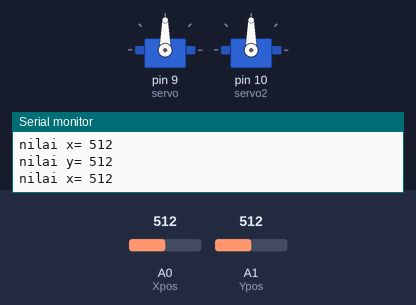
Bench run of a sketch on a simulated Arduino Uno, built with avr-gcc and run on an emulated ATmega328P. Shown: 2 × servo, the last lines printed to the serial monitor. The inputs (shaded band) are chosen by the test bench; at power-on: A0 (Xpos) = 512, A1 (Ypos) = 512.

Above: at 1.2 s.
1.3 s: A0 (Xpos) set to 734
4.3 s: A0 (Xpos) set to 761
At 4.78 s:
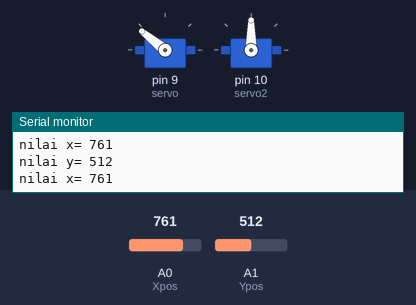
At 5.4 s:
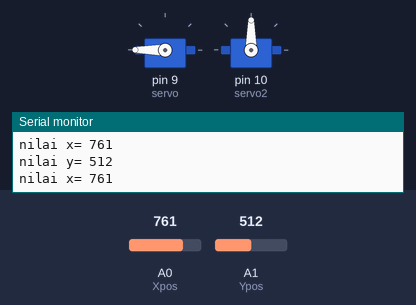
6.6 s: A1 (Ypos) set to 739
9.6 s: A1 (Ypos) set to 768
At 11.6 s:
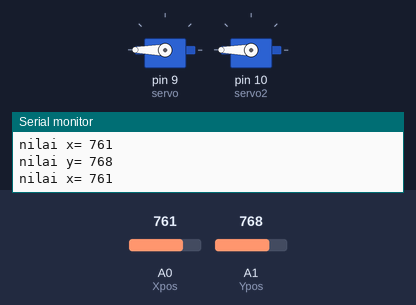
11.9 s: A0 (Xpos) set to 266
13.4 s: A0 (Xpos) set to 235
At 16.2 s:
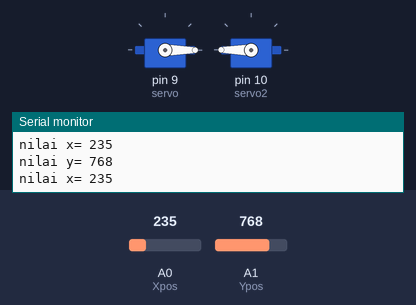
Timing chart, 0 to 17.4 s (numbered marks = the images above; inputs shaded):
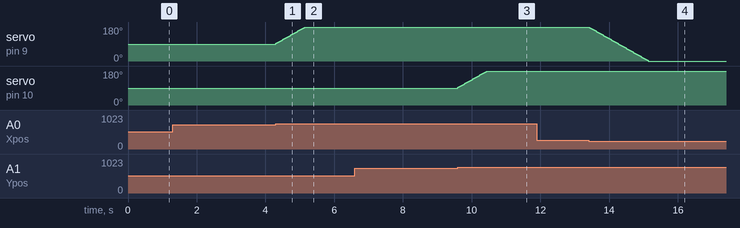

Measured:
- the behaviour switches between 750 and 751 on A0 (Xpos) (found by bisection; images 0 and 1)
- the behaviour switches between 750 and 751 on A1 (Ypos) (found by bisection; images 2 and 3)
- the behaviour switches between 250 and 249 on A0 (Xpos) (found by bisection; images 3 and 4)
- after the input at 4.3 s, servo on pin 9 (servo): moves from 90° to 180° over 0.84 s, starting at once
- after the input at 9.6 s, servo on pin 10 (servo2): moves from 90° to 180° over 0.84 s, starting at once
- after the input at 13.4 s, servo on pin 9 (servo): moves from 180° to 0° over 1.7 s, starting at once

The sketch:

test_joy_servo.ino
```cpp
#include <Servo.h>
Servo servo, servo2;
int Xpos = A0;
int Ypos = A1;
int pos = 90;
int pos2 = 90;

void setup() {
  Serial.begin(9600);
  servo.attach(9);
  servo2.attach(10);
  servo.write(pos);
  servo2.write(pos2);
}

void loop() {
  int joyY = analogRead(Ypos);  //membaca nilai dari pin analog
  int joyX = analogRead(Xpos);
  //logika putaran ke kanan joystick 1 x
  if(joyX > 750 && pos < 180) {
    pos = pos + 3;
    servo.write(pos);
    delay(20);
  }
  //logika berputar ke kiri joystick 1 x
  else if(joyX < 250 && pos > 0) {
    pos = pos - 3;
    servo.write(pos);
    delay(20);
  }
  //logika berputar ke kiri joystick 1 y
  if(joyY > 750 && pos2 < 180) {
    pos2 = pos2 + 3;
    servo2.write(pos2);
    delay(20);
  }
  //logika berputar ke kiri joystick 1 y
  else if(joyY < 250 && pos2 > 0) {
    pos2 = pos2 - 3;
    servo2.write(pos2);
    delay(20);
  }
  //membaca nilai joystick
  Serial.print("nilai x= ");
  Serial.println(joyX);
  Serial.print("nilai y= ");
  Serial.println(joyY);
  //delay(1000);
}
```
